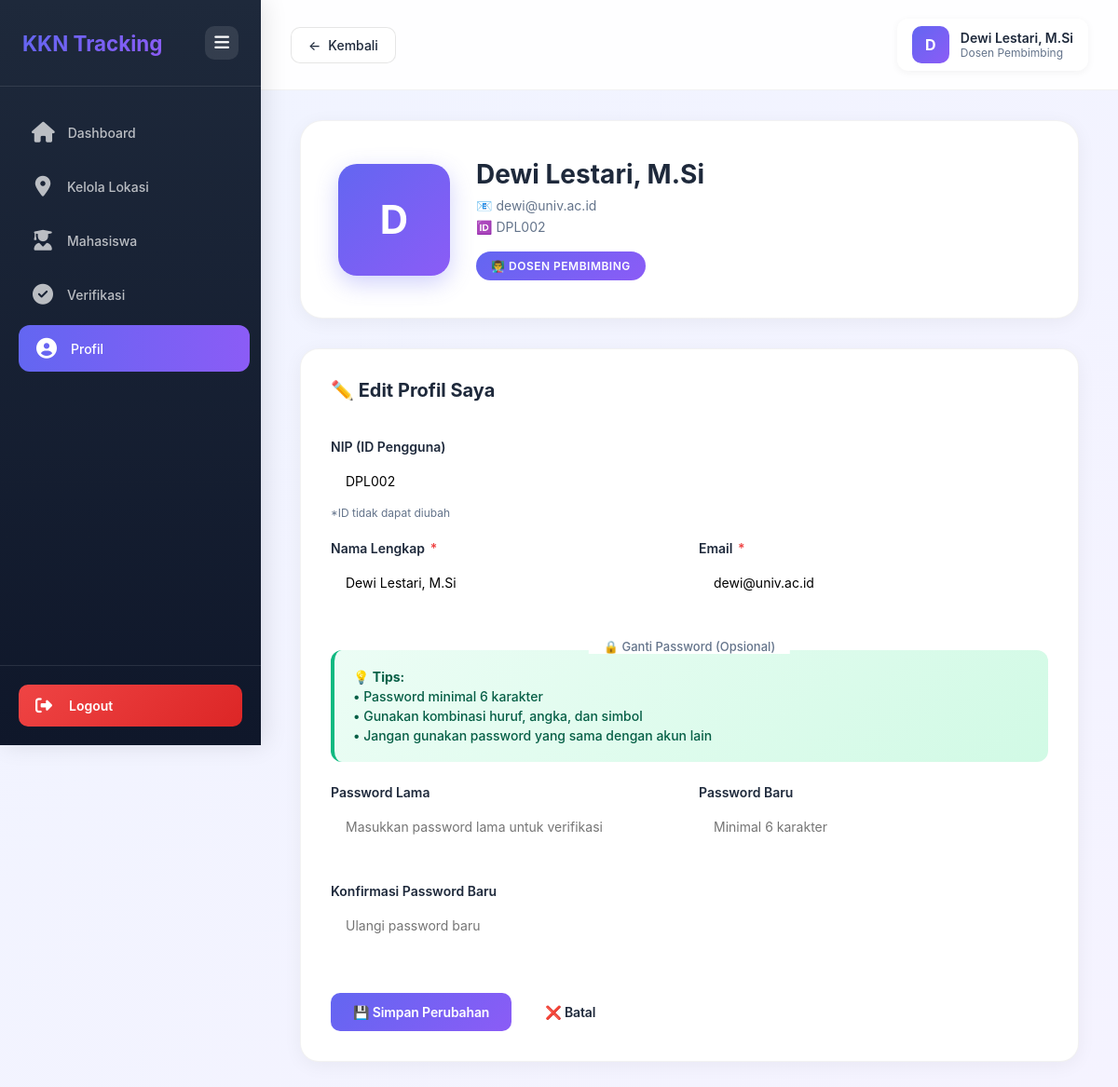
/Dpl/profil.php (signed in), run on the app's committed database.
### tables this page shows
CREATE TABLE `users` (
  `id` int NOT NULL AUTO_INCREMENT,
  `npm_nip` varchar(20) NOT NULL,
  `nama` varchar(100) NOT NULL,
  `email` varchar(100) NOT NULL,
  `password` varchar(255) NOT NULL,
  `role` enum('admin','dpl','mahasiswa','lembaga') NOT NULL,
  `lokasi_id` int DEFAULT NULL,
  `created_at` timestamp NOT NULL DEFAULT CURRENT_TIMESTAMP,
  PRIMARY KEY (`id`),
  UNIQUE KEY `npm_nip` (`npm_nip`),
  UNIQUE KEY `email` (`email`),
  KEY `idx_role` (`role`),
  KEY `idx_npm_nip` (`npm_nip`)
);

### Dpl/profil.php (the view, shortened to what this page needs)
<?php
$dpl_id = $_SESSION['user_id'];
$database = new Database();
$pdo = $database->getConnection();
$stmt = $pdo->prepare("SELECT * FROM users WHERE id = ?");
$stmt->execute([$dpl_id]);
$user = $stmt->fetch(PDO::FETCH_ASSOC);
?>
<!DOCTYPE html>
<html lang="id">
<head>
</head>
<body>
<link rel="stylesheet" href="https://cdnjs.cloudflare.com/ajax/libs/font-awesome/6.5.1/css/all.min.css">
<aside class="sidebar" id="sidebar">
    <div class="sidebar-header">
        <div class="sidebar-brand">KKN Tracking</div>
        <button class="toggle-btn" onclick="toggleSidebar()" title="Toggle Menu">
            <i class="fa-solid fa-bars"></i>
        </button>
    </div>
    <nav class="sidebar-menu">
        <a href="dashboard.php" class="menu-item">
            <span class="menu-icon">
                <i class="fa-solid fa-house"></i>
            </span>
            <span class="menu-text">Dashboard</span>
        </a>
        <a href="kelola_lokasi.php" class="menu-item">
            <span class="menu-icon">
                <i class="fa-solid fa-location-dot"></i>
            </span>
            <span class="menu-text">Kelola Lokasi</span>
        </a>
        <a href="kelola_mahasiswa.php" class="menu-item">
            <span class="menu-icon">
                <i class="fa-solid fa-user-graduate"></i>
            </span>
            <span class="menu-text">Mahasiswa</span>
        </a>
        <a href="verifikasi_laporan.php" class="menu-item">
            <span class="menu-icon">
                <i class="fa-solid fa-circle-check"></i>
            </span>
            <span class="menu-text">Verifikasi</span>
        </a>
        <a href="profil.php" class="menu-item active">
            <span class="menu-icon">
                <i class="fa-solid fa-circle-user"></i>
            </span>
            <span class="menu-text">Profil</span>
        </a>
    </nav>
    <div class="sidebar-footer">
        <a href="../logout.php" class="logout-btn">
            <span class="logout-icon">
                <i class="fa-solid fa-right-from-bracket"></i>
            </span>
            <span class="logout-text">Logout</span>
        </a>
    </div>
</aside>
    <main class="main-content">
        <div class="top-bar">
            <a href="javascript:history.back()" class="back-btn" style="display: flex; align-items: center; gap: 8px; padding: 10px 18px; background: white; border: 1px solid rgba(0,0,0,0.1); border-radius: 10px; cursor: pointer; font-size: 14px; font-weight: 500; color: var(--dark); text-decoration: none; transition: var(--transition);">
                <span>←</span>
                <span>Kembali</span>
            </a>
            <div class="user-info">
                <div class="user-avatar"><?= strtoupper(substr($_SESSION['nama'], 0, 1)) ?></div>
                <div class="user-details">
                    <div class="user-name"><?= htmlspecialchars($_SESSION['nama']) ?></div>
                    <div class="user-role">Dosen Pembimbing</div>
                </div>
            </div>
        </div>
        <div class="container">
            <div class="profile-header">
                <div class="profile-avatar"><?= strtoupper(substr($user['nama'], 0, 1)) ?></div>
                <div class="profile-info">
                    <h1><?= htmlspecialchars($user['nama']) ?></h1>
                    <p>📧 <?= htmlspecialchars($user['email']) ?></p>
                    <p>🆔 <?= htmlspecialchars($user['npm_nip']) ?></p>
                    <span class="badge-role">👨‍🏫 Dosen Pembimbing</span>
                </div>
            </div>
            <div class="card">
                <h2 class="card-title">✏️ Edit Profil Saya</h2>
                <form method="POST">
                    <div class="form-group">
                        <label>NIP (ID Pengguna)</label>
                        <input type="text" class="form-control" value="<?= htmlspecialchars($user['npm_nip']) ?>" disabled>
                        <div class="form-note">*ID tidak dapat diubah</div>
                    </div>
                    <div class="form-row">
                        <div class="form-group">
                            <label>Nama Lengkap <span class="required">*</span></label>
                            <input type="text" name="nama" class="form-control" value="<?= htmlspecialchars($user['nama']) ?>" required>
                        </div>
                        <div class="form-group">
                            <label>Email <span class="required">*</span></label>
                            <input type="email" name="email" class="form-control" value="<?= htmlspecialchars($user['email']) ?>" required>
                        </div>
                    </div>
                    <div class="divider">
                        <span>🔒 Ganti Password (Opsional)</span>
                    </div>
                    <div class="password-tip">
                        <p><strong>💡 Tips:</strong></p>
                        <p>• Password minimal 6 karakter</p>
                        <p>• Gunakan kombinasi huruf, angka, dan simbol</p>
                        <p>• Jangan gunakan password yang sama dengan akun lain</p>
                    </div>
                    <div class="form-row">
                        <div class="form-group">
                            <label>Password Lama</label>
                            <input type="password" name="password_lama" class="form-control" placeholder="Masukkan password lama untuk verifikasi">
                        </div>
                        <div class="form-group">
                            <label>Password Baru</label>
                            <input type="password" name="password_baru" class="form-control" placeholder="Minimal 6 karakter" minlength="6">
                        </div>
                    </div>
                    <div class="form-group">
                        <label>Konfirmasi Password Baru</label>
                        <input type="password" name="konfirmasi_pass" class="form-control" placeholder="Ulangi password baru">
                    </div>
                    <div class="btn-group">
                        <button type="submit" class="btn btn-primary">💾 Simpan Perubahan</button>
                        <a href="dashboard.php" class="btn btn-secondary">❌ Batal</a>
                    </div>
                </form>
            </div>
        </div>
    </main>
</body>
</html>

### data on the page
users: nama "D", nama "Dewi Lestari, M.Si", email "dewi@univ.ac.id", npm_nip "DPL002"

### other printed values
substr($_SESSION['nama'], 0, 1) "D"
$_SESSION['nama'] "Dewi Lestari, M.Si"
